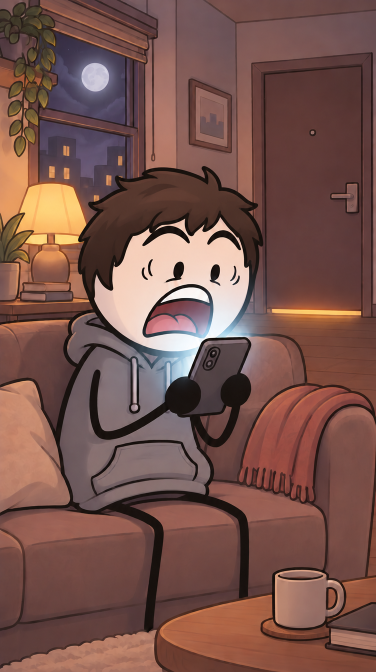
#> input picture studio/design/style_ref_test/shot_H_exactstyle_hair.png, 752 x 1344 px (shown at 1/2 size); the run also reads 1 picture not shown here
$ python extract_assets.py
#> lines starting #> are read from the running program, lines starting #| are printed output that depends on the picture; after the words box and inside, x2 and y2 are one past the last pixel; in counts of white or black regions, pixels touching at a corner belong together
"""Theo rig PoC (zero credits): extract reusable layers from the APPROVED assets (no new design).
- layers/plate_apartment.png : the apartment still with the AI Theo filled out (multi-scale diffusion fill; the puppet covers the area)
- layers/hair_front.png, layers/hair_34.png : hair cut from the approved model sheet (front + three-quarter views), with its own outline
Prints sampled palette colours (skin, hoodie, outline) used by the vector parts."""
import numpy as np
from PIL import Image, ImageDraw, ImageFilter
D = '../../design'
# ---------- clean plate
im = Image.open(f'{D}/style_ref_test/shot_H_exactstyle_hair.png').convert('RGB').resize((1080, 1920), Image.LANCZOS)
m = Image.new('L', im.size, 0); d = ImageDraw.Draw(m)
#> after `m = Image.new('L', im.size, 0)`: m: PIL image 1080x1920 L; every value is 0
d.ellipse((205, 455, 775, 1035), fill=255)                                   # head + hair
d.polygon([(130, 880), (760, 880), (780, 1200), (740, 1490), (140, 1500)], fill=255)   # hoodie, arms, phone, hands
d.polygon([(300, 1430), (640, 1430), (500, 1840), (380, 1840)], fill=255)  # legs
m = m.filter(ImageFilter.MaxFilter(15))
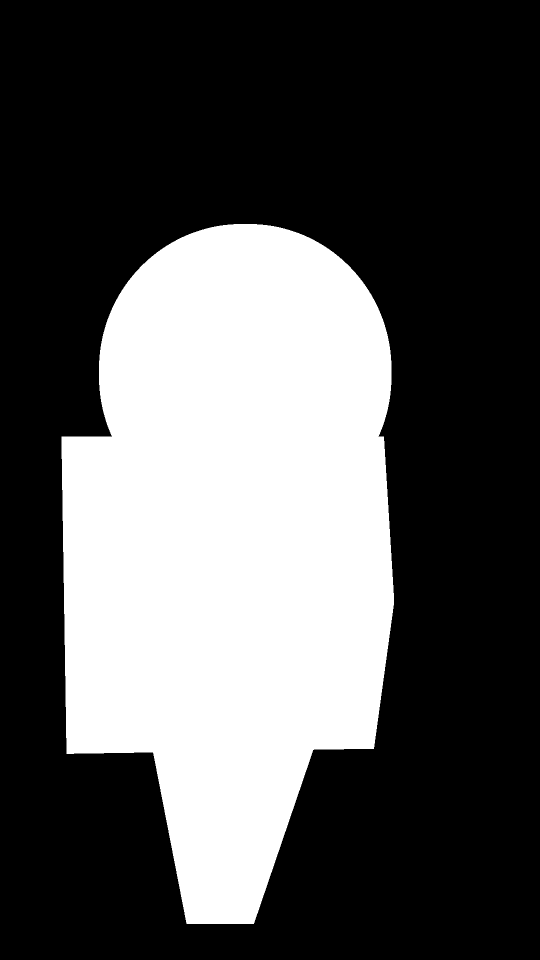
#> m: PIL image 1080x1920 L (shown at 1/2 size); 33.6% white; 1 white region, box (x1, y1, x2, y2) and area: (123, 448, 788, 1848) 696051
a = np.asarray(im).astype(np.float32); k = np.asarray(m) > 0
def fill(img, mask):
    if min(img.shape[:2]) < 24:
        out = img.copy(); out[mask] = img[~mask].mean(0) if (~mask).any() else 128; return out
    sm = np.asarray(Image.fromarray(img.astype(np.uint8)).resize((img.shape[1] // 2, img.shape[0] // 2), Image.BOX)).astype(np.float32)
    mm = np.asarray(Image.fromarray((mask * 255).astype(np.uint8)).resize((img.shape[1] // 2, img.shape[0] // 2), Image.BOX)) > 127
    lo = fill(sm, mm); up = np.asarray(Image.fromarray(lo.astype(np.uint8)).resize((img.shape[1], img.shape[0]), Image.BILINEAR)).astype(np.float32)
    out = img.copy(); out[mask] = up[mask]
    for _ in range(6):   # local smoothing inside the hole only
        b = (np.roll(out, 1, 0) + np.roll(out, -1, 0) + np.roll(out, 1, 1) + np.roll(out, -1, 1)) / 4; out[mask] = b[mask]
    return out
plate = fill(a, k); Image.fromarray(plate.clip(0, 255).astype(np.uint8)).filter(ImageFilter.UnsharpMask(1.4, 60, 2)).save('layers/plate_apartment.png')
#> in fill, `mm = np.asarray(Image.fromarray((mask * 255).astype(np.uint8)).resize(..`: mm: shape (960, 540) bool; 33.6% white; 1 white region, box (x1, y1, x2, y2) and area: (61, 224, 394, 924) 174380
#> in fill (call 2), `mm = np.asarray(Image.fromarray((mask * 255).astype(np.uint8)).resize(..`: mm: shape (480, 270) bool; 33.8% white; 1 white region, box (x1, y1, x2, y2) and area: (30, 112, 197, 462) 43759
#> in fill (call 3), `mm = np.asarray(Image.fromarray((mask * 255).astype(np.uint8)).resize(..`: mm: shape (240, 135) bool; 34% white; 1 white region, box (x1, y1, x2, y2) and area: (15, 56, 99, 231) 11031
#> in fill (call 4), `sm = np.asarray(Image.fromarray(img.astype(np.uint8)).resize((img.shap..`:
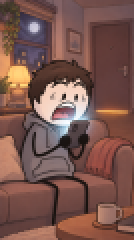
#> sm: shape (120, 67, 3) float32 (shown 2 times larger); mean R, G, B 121.8, 85.9, 78.2
#> in fill (call 4), `mm = np.asarray(Image.fromarray((mask * 255).astype(np.uint8)).resize(..`:
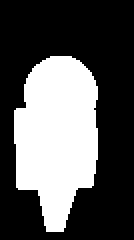
#> mm: shape (120, 67) bool (shown 2 times larger); 34.3% white; 1 white region, box (x1, y1, x2, y2) and area: (7, 28, 49, 116) 2758
#> in fill (call 5), `mm = np.asarray(Image.fromarray((mask * 255).astype(np.uint8)).resize(..`: mm: shape (60, 33) bool; 34.6% white; 1 white region, box (x1, y1, x2, y2) and area: (3, 14, 24, 58) 686
#> in fill (call 5), `up = np.asarray(Image.fromarray(lo.astype(np.uint8)).resize((img.shape`:
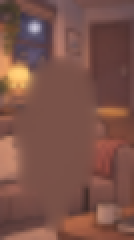
#> up: shape (120, 67, 3) float32 (shown 2 times larger); mean R, G, B 123.5, 82.6, 73.1
#> in fill (call 4), `out[mask] = up[mask]`:
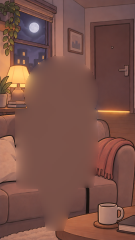
#> out: shape (240, 135, 3) float32; mean R, G, B 122.9, 81.9, 72.3
#> the loop in fill (call 4), `for _ in range(6):` made 6 passes
#> pass 1, in fill (call 4), `b = (np.roll(out, 1, 0) + np.roll(out, -1, 0) + np.roll(out, 1, 1) + n`:
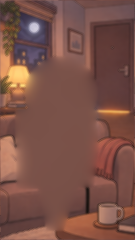
#> b: shape (240, 135, 3) float32; mean R, G, B 122.9, 81.9, 72.3
#> in fill (call 3), `out[mask] = up[mask]`:
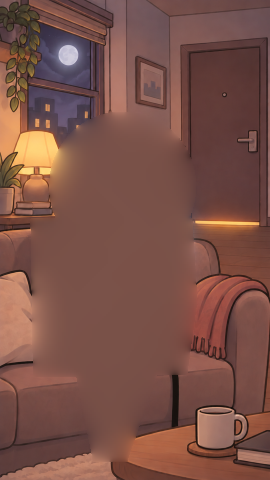
#> out: shape (480, 270, 3) float32; mean R, G, B 122.5, 81.5, 71.9
# ---------- hair from the model sheet
sh = np.asarray(Image.open(f'{D}/characters/theo_model_sheet.png').convert('RGB')).astype(np.int16)
def cut(box, name):
    x0, y0, x1, y1 = box; c = sh[y0:y1, x0:x1]; r, g, b = c[..., 0], c[..., 1], c[..., 2]
    brown = (r > g + 8) & (g > b - 6) & (r < 150) & (r > 40) & ((r - b) > 22)
    dark = (r < 70) & (g < 60) & (b < 60)
    bm = Image.fromarray((brown * 255).astype(np.uint8)).filter(ImageFilter.MinFilter(3)).filter(ImageFilter.MaxFilter(3))   # drop specks
    near = np.asarray(bm.filter(ImageFilter.MaxFilter(15))) > 0
    hair = (np.asarray(bm) > 0) | (dark & near)
    al = Image.fromarray((hair * 255).astype(np.uint8)).filter(ImageFilter.GaussianBlur(0.8))
    rgba = Image.fromarray(c.astype(np.uint8)).convert('RGBA'); rgba.putalpha(al); bb = al.getbbox(); rgba.crop(bb).save(f'layers/{name}.png'); print(name, 'bbox in crop', bb)
cut((170, 30, 570, 380), 'hair_front'); cut((680, 25, 1090, 380), 'hair_34')
#> in cut, `bb = al.getbbox()`: bb = (15, 13, 375, 255)
#| hair_front bbox in crop (15, 13, 375, 255)
#| hair_34 bbox in crop (18, 16, 394, 329)
# palette samples (front view): face skin, hoodie, outline
for nm, (x, y) in {'skin': (370, 300), 'hoodie': (330, 560), 'hood_shadow': (300, 470)}.items(): print(nm, tuple(sh[y, x]))
#> this loop made 3 passes
#| skin (243, 216, 198)
#| hoodie (156, 144, 142)
#| hood_shadow (144, 132, 131)
